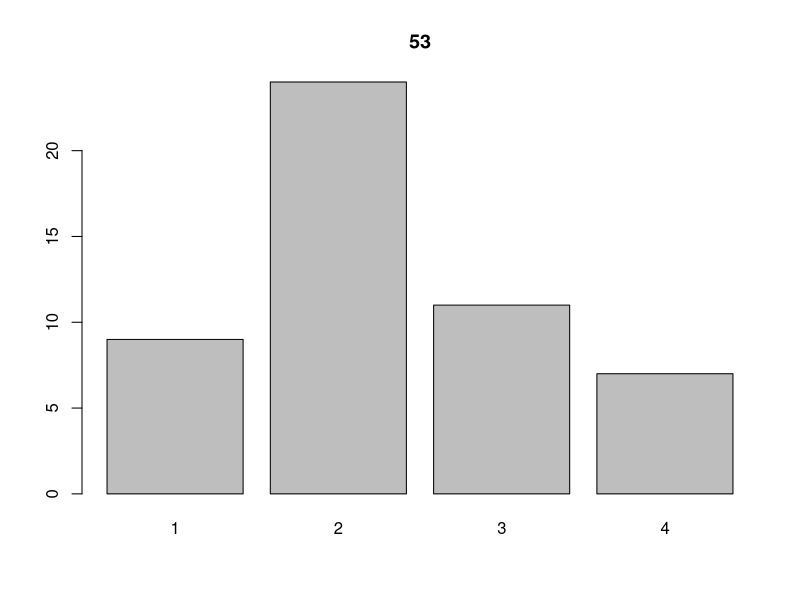
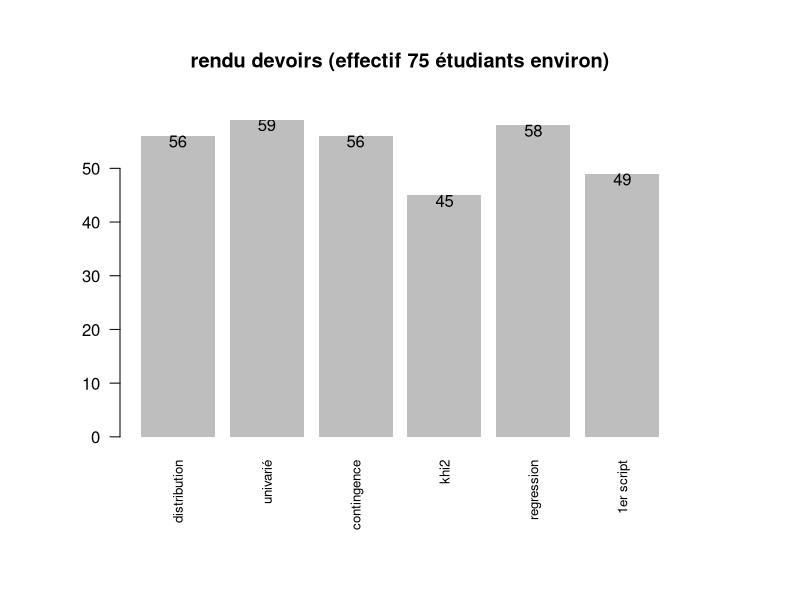
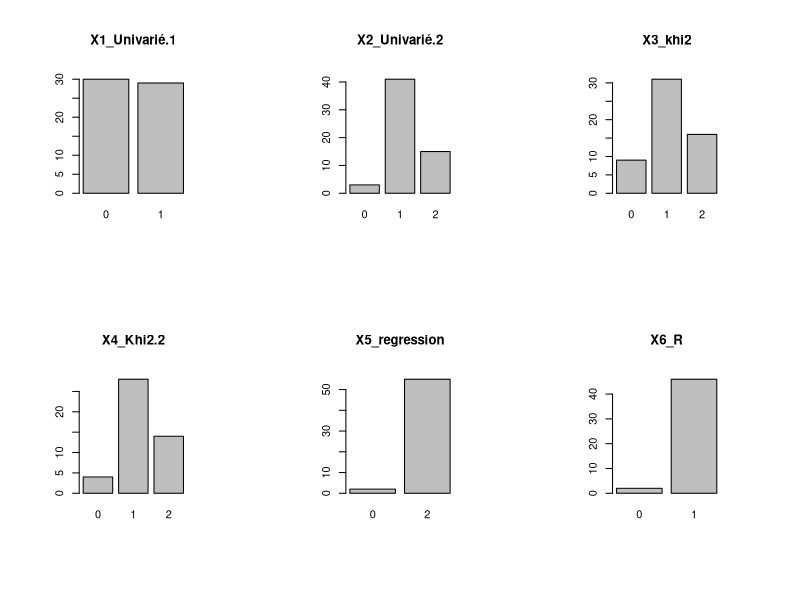
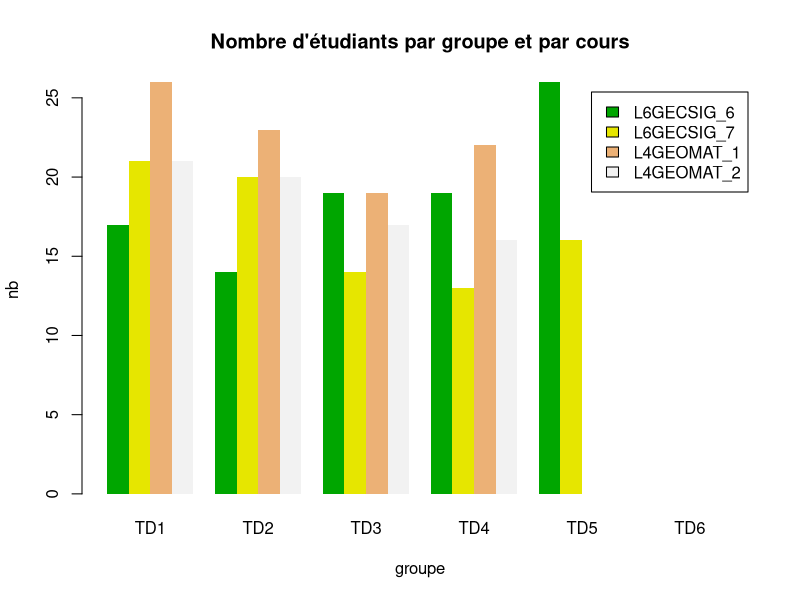

R code for these plots, in order: (Note: this script raises an error after producing the figures.)
## ---- chunk 1
knitr::opts_chunk$set(eval  = TRUE)
knitr::opts_chunk$set(echo  = TRUE)
knitr::opts_chunk$set(warning  = FALSE)
## ---- chunk 2
cheminGROS <-  paste0(Sys.getenv("USERPROFILE"), "/Downloads/")
## ---- chunk 3
vendredi <- read.csv("data/baseGeomatique.csv", fileEncoding = "UTF-8")
vendredi <- vendredi [vendredi$prénom!="",]
tabVendredi <- table(vendredi$appétence.pour.la.géomatique..1...passionnément..4...pas.du.tout.)
barplot(tabVendredi, main = length(vendredi$prénom))
## ---- chunk 4
effectif <- read.csv("data/effectif2025.csv")
nom <- paste0(effectif$niveau, "_", effectif$groupe) 
effectif <- as.matrix(effectif [, c(3:8)])
# Graphique
png("img/presence.png", width = 800, height = 800, res = 100)
p <- barplot(effectif, beside = T, main = "Nombre d'étudiants par groupe et par cours", xlab = "groupe", ylab = "nb", col = terrain.colors(4) , legend.text = nom, border = NA)
dev.off()
## ---- chunk 5
rendu <- c(56,59, 56, 45,58,49)
titre <- c("distribution", "univarié", "contingence", "khi2", "regression", "1er script")
par(mar = c(8,6,6,6))
p <- barplot(rendu, names = titre, cex.names = 0.8, las = 2, main = "rendu devoirs (effectif 75 étudiants environ)", border = NA)
text(p, y = rendu - 1, labels = rendu )
## ---- chunk 6
res <- read.csv("data/exo.csv",  na.strings = '-', fileEncoding = "UTF-8")
names(res)
res <- res [, c(2:5,1,6)]
# recodage : si note 2, alors note1 = 0 si NA
res$X1_Univarié.1 [is.na(res$X1_Univarié.1 )& !is.na(res$X2_Univarié.2)] <- 0
res$X1_Univarié.1 [ is.na(res$X2_Univarié.2)] <- NA
# graphique
par(mfrow= c(2,3))
for (i in (1:length(res))){
  p <-barplot(table(res[,i]), main = names(res)[i])
}
## ---- chunk 7
# dénombrement
(tab <- sort(table (bvSel$insee)))
nb <- length(names(tab))
png("img/distributionBureauGeomatique.png")
hist(tab, main = paste0("Distribution du nombre de bureaux\n choix communes des ", length(vendredi$prenom)," étudiants"),
     sub = paste0(length(bvSel$insee), " bureaux au total pour ",nb," communes"),
     col = "coral", border = NA,
     xlab = "nb de bureaux",
     ylab = "nb de villes")
dev.off()
